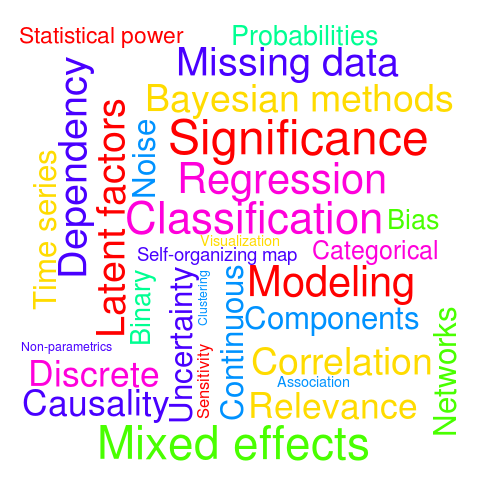

Write the R code that produced this figure.
library(wordcloud)

words <- c("Causality", "Dependency", "Association",
           "Missing data", "Uncertainty",
	   "Prediction", "Modeling", "Regression",
	   "Independence", "Correlation", "Discrete", "Continuous", "Categorical", "Binary",
	   "Latent factors", "Networks", "Data integration",
	   "Time series",
	   "Self-organizing map", "Visualization", "Relevance",
	   "Non-parametrics", "Clustering", "Classification",
	   "Significance", "Noise",
	   "Bayesian methods", "Sensitivity", "Specificity", "Sample size",
	   "Stochasticity", "Random variables", "Mixed effects", "Bias",
	   "Probabilities", "Components", "Statistical power")

freq <- sample(seq(3,20), length(words), replace = TRUE)

set.seed(46)

png("wordcloud.png")
wordcloud(words,freq, random.color = TRUE, rot.per = 0.25, color = rainbow(7))
dev.off()
